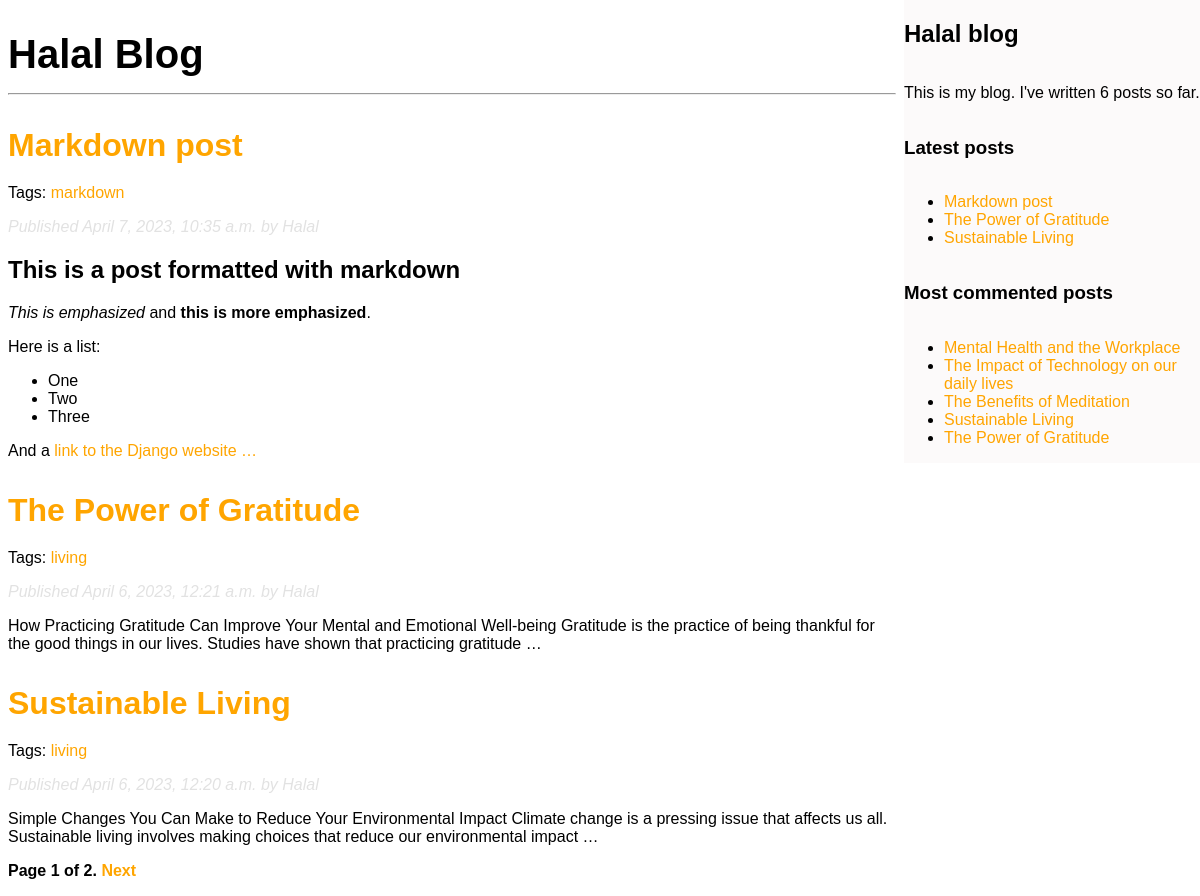
Screenshot of /blog/ with the database file from the repository.
### blog/models.py (models this page shows, shortened)
class Post(models.Model):
    class Status(models.TextChoices):
        DRAFT = 'DF', 'Draft'
        PUBLISHED = 'PB', 'Published'
    title = models.CharField(max_length=250)
    slug = models.SlugField(max_length=250, unique_for_date='publish')
    author = models.ForeignKey(User, on_delete=models.CASCADE, related_name='blog_posts')
    body = models.TextField()
    publish = models.DateTimeField(default=timezone.now)
    created = models.DateTimeField(auto_now_add=True)
    updated = models.DateTimeField(auto_now=True)
    status = models.CharField(max_length=2,
                            choices=Status.choices,
                            default=Status.DRAFT)
    """
    Initializing the managers
    """
    objects = models.Manager() # Default manager
    published = PublishedManager() # Our custom manager
    class Meta:
        ordering = ['-publish']
        indexes = [
            models.Index(fields=['-publish']),
        ]
    """
    Overide the get_absolute_url method to dynamically build the url
    """
    def get_absolute_url(self):
        return reverse('blog:post_detail', args=[self.publish.year,
                                                self.publish.month,
                                                self.publish.day,
                                                self.slug])
    tags = TaggableManager()

### blog/views.py (the view)
# urls.py: path('', views.post_list, name='post_list'),
def post_list(request, tag_slug=None):
    post_list = Post.published.all()
    tag = None
    if tag_slug:
        tag = get_object_or_404(Tag, slug=tag_slug)
        post_list = post_list.filter(tags__in=[tag])
    paginator = Paginator(post_list, 3)
    page_number = request.GET.get('page', 1)
    try:
        posts = paginator.page(page_number)
    except PageNotAnInteger:
        posts = paginator.page(1)
    except EmptyPage:
        posts = paginator.page(paginator.num_pages)
    return render(request, 'blog/post/list.html',
    {'posts': posts,
    'tag': tag})

### blog/models.py (called while the page is built)
    def get_queryset(self):
        return super().get_queryset().filter(status=Post.Status.PUBLISHED)

### blog/templatetags/blog_tags.py (called while the page is built)
@register.simple_tag
def total_posts():
    return Post.published.count()

@register.inclusion_tag('blog/post/latest_posts.html')
def show_latest_posts(count=5):
    latest_posts = Post.published.order_by('-publish')[:count]
    return {'latest_posts': latest_posts}

@register.simple_tag
def get_most_commented_posts(count=5):
    return Post.published.annotate(
        total_comments=Count('comments')
    ).order_by('-total_comments')[:count]

@register.filter(name='markdown')
def markdown_format(text):
    return mark_safe(markdown.markdown(text))

### blog/templates/blog/post/list.html (shortened to what this page needs)
{% extends 'blog/base.html' %}
{% load blog_tags %}
    {% block content %}
        <h1>Halal Blog</h1>
        <hr>
        {% for post in posts %}
            <article class="post">
                <h2>
                    <a href="{{ post.get_absolute_url }}">
                        {{ post.title }}
                    </a>
                </h2>
                <p class="tags">
                    Tags:
                    {% for tag in post.tags.all %}
                        <a href="{% url 'blog:post_list_by_tag' tag.slug %}">
                            {{ tag.name }}
                        </a>
                    {% endfor %}
                </p>
                <p class="date">
                    Published {{ post.publish }} by {{ post.author }}
                </p>
                {{ post.body|markdown|truncatewords_html:30 }}
            </article>
        {% endfor %}
        {% include 'blog/pagination.html' with page=posts %}
    {% endblock %}

### blog/templates/blog/base.html (shortened to what this page needs)
{% load blog_tags %}
{% load static %}
<!DOCTYPE html>
<html lang="en">
<head>
    <link rel="stylesheet" href="{% static 'css/blog.css' %}">
</head>
<body>
    <div id="container">
        <div id="content">
            {% block content %}
            {% endblock %}
        </div>
        <div id="sidebar">
            <h2>Halal blog</h2>
            <p>
                This is my blog.
                I've written {% total_posts %} posts so far.
            </p>
            <h3>Latest posts</h3>
            {% show_latest_posts 3 %}
            <h3>Most commented posts</h3>
            {% get_most_commented_posts as most_commented_posts %}
            <ul>
                {% for post in most_commented_posts %}
                    <li>
                        <a href="{{ post.get_absolute_url }}">{{ post.title }}</a>
                    </li>
                {% endfor %}
            </ul>
        </div>
    </div>
</body>
</html>

### blog/templates/blog/post/latest_posts.html
<ul>
    {% for post in latest_posts %}
        <li>
            <a href="{{ post.get_absolute_url }}">{{ post.title }}</a>
        </li>
    {% endfor %}
</ul>

### blog/static/css/blog.css (style rules this page uses)
body { padding: 0%; margin: 0%; }
#container { display: flex; flex-direction: row; }
#sidebar { width: 25vw; background-color: rgb(252, 250, 250); display: grid; align-items: center; font-family: Arial, Helvetica, sans-serif; padding: 0; height: max-content; }
#sidebar ul { padding-left: 2.5rem; }
#content { padding: 1em .5em; font-family: Arial, Helvetica, sans-serif; width: 75vw; }
h1:nth-of-type(1) { font-size: 2.5rem; margin: 1rem 0; }
h2 > a { text-decoration: none; font-size: 2rem; }
a { color: orange; }
.post { margin-top: 2rem; }
.date { font-style: italic; color: rgb(226, 226, 226); margin: .7rem 0; }
a { text-decoration: none; }
.tags, .tag-header, .similar-posts, .similar-posts>p { margin-top: 1rem; }

### rows the page displays
Post: title "Markdown post", publish "April 7, 2023, 10:35 a.m.", author "Halal", body "This is a post formatted with markdown This is emphasized and this is more emphasized . Here is a list: One Two Three And a link to the Django website …"
Tag: name "markdown"
Post: title "The Power of Gratitude", publish "April 6, 2023, 12:21 a.m.", author "Halal", body "How Practicing Gratitude Can Improve Your Mental and Emotional Well-being Gratitude is the practice of being thankful for the good things in our lives. Studies have shown that practicing gratitude …"
Tag: name "living"
Post: title "Sustainable Living", publish "April 6, 2023, 12:20 a.m.", author "Halal", body "Simple Changes You Can Make to Reduce Your Environmental Impact Climate change is a pressing issue that affects us all. Sustainable living involves making choices that reduce our environmental impact …"
Post: title "Mental Health and the Workplace"
Post: title "The Impact of Technology on our daily lives"
Post: title "The Benefits of Meditation"

### other values shown
{{ page.number }} "1"
{{ page.paginator.num_pages }} "2"
